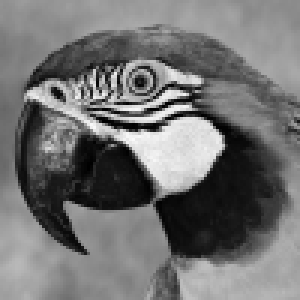
#> input picture lab5/parrot.bmp, 100 x 100 px (shown 3 times larger); the run also reads 2 pictures not shown here
$ jupyter execute 05_resolution.ipynb
#> lines starting #> are read from the running program, lines starting #| are printed output that depends on the picture; after the words box and inside, x2 and y2 are one past the last pixel; in counts of white or black regions, pixels touching at a corner belong together
# Rozdzielczość obrazu. Interpolacja.

## Cel zajęć:

* zapoznanie z pojęciem rozdzielczości przestrzennej (rozmiaru obrazu),
* metody interpolacji najbliższego sąsiada oraz dwuliniowa,
* zapoznanie z pojęciem rozdzielczości dpi (ang. dots per inch),
* zapoznanie z pojęciem rozdzielczości  poziomów jasności (dla obrazów w skali szarości),
* zadanie domowe: interpolacja dwusześcienna.

## Rodzielczość przestrzenna

Dyskretna reprezentacja obrazu to zwykle macierz dwu (N x M - obraz w skali szarości) lub trójwymiarowa (N x M x 3 - obraz kolorowy).
Przez rozdzielczość przestrzenną rozumie się liczbę pikseli z których składa się obraz.
Przykładowo rozdzielczość VGA to  640 x 480, Full HD to 1920 x 1080, a 4K to 3840 x 2160.
Rozdzielczość obrazu można modyfikować (zwiększać/zmniejszać), co nazywa się skalowaniem obrazu.
Warto wiedzieć, że zwiększenie rozdzielczości obrazu nie zwiększa ilości informacji, a jedynie liczbę pikseli (w sensie "lepiej nie będzie").
Ponadto skalowanie zawsze wprowadza pewne zniekształcenia, nawet przy zmniejszaniu rozmiaru.

W ramach niniejszego ćwiczenia zapoznamy się z metodami interpolacji, które są podstawą takich operacji jak: przybliżanie (zoom), zmiana rozdzielczości, rotacja obrazu, czy też korekcje geometryczne.
Jako przykład posłuży nam zmiana rozdzielczości, czyli inaczej mówiąc przepróbkowanie obrazu.
Dla przypomnienia - interpolacja to wykorzystanie znanych danych (wartości dla tzw. punktów węzłowych) do określania wartości w nieznanych lokalizacjach.

Zacznijmy od prostego przykładu.
Mamy obraz o rozdzielczości 500 x 500 pikseli, a chcemy go powiększyć do 750 x 750 pikseli -- tj. o~współczynnik 1,5.
Wyobraźmy sobie zatem, że dysponujemy siatką 750 x 750 o takim samym "rozmiarze" pojedynczego piksela jak obraz oryginalny.
Następnie siatkę tą ,,ścieśniamy'', tak aby miała rozmiar 500 x 500.
W rezultacie otrzymana siatka będzie miała mniejszy rozmiar pojedynczego piksela niż obraz oryginalny.
Schematycznie przedstawiono to na poniższym rysunku.

Pokazuje on przykład interpolacji: a) obraz 5x5, b) oraz 7x7, c) obraz 7x7 zmiejszony do 5x5.

Chcemy teraz poszczególnym elementom nowej siatki przyporządkować piksele z obrazu wejściowego.
Jedną z możliwości jest poszukanie "najbliższego" piksela w oryginalnym obrazie i wzięcie jego wartości.
Przykład takiego postępowania zaprezentowano na  poniższym rysunku.

Kilka słów wyjasnienia.
Kolorem ciemnoszarym oznaczono siatkę 5x5, a czarnym 7x7 (już po przeskalowaniu).
Nasze zadanie sprowadza się do znalezienia dla każdej kropki czarnej (umowny środek piksela), najbliżej leżącej kropki szarej - oznaczono to dla pierwszych trzech wierzszy obrazu liniami.

Po zrealizowaniu powyższego kroku dla całego obrazu wykonujemy "rozciągniecie" do rozdzielczości 750 x 750.
W ten sposób uzyskujemy finalny efekt zmiany rozdzielczości.

## Interpolacja metodą najbliższego sąsiada

Takie postępowanie określa się mianem **interpolacji metodą najbliższego sąsiada** (ang. *nearest neighbour interpolation*).
W ramach pierwszego etapu ćwiczenia zaimplementujemy to podejście.

1. Ładujemy potrzebne biblioteki, pobieramy obrazy z repozytorium, wczytujemy jeden z obrazów testowych (*parrot.bmp*) i wyświetlamy go:

[cell 1]
import cv2
import os
from matplotlib import pyplot as plt
import numpy as np

# Load required files
if not os.path.exists("parrot.bmp") :
    !wget https://raw.githubusercontent.com/vision-agh/poc_sw/master/05_Resolution/parrot.bmp --no-check-certificate
if not os.path.exists("clock.bmp") :
    !wget https://raw.githubusercontent.com/vision-agh/poc_sw/master/05_Resolution/clock.bmp --no-check-certificate
if not os.path.exists("chessboard.bmp") :
    !wget https://raw.githubusercontent.com/vision-agh/poc_sw/master/05_Resolution/chessboard.bmp --no-check-certificate
if not os.path.exists("lena.bmp") :
    !wget https://raw.githubusercontent.com/vision-agh/poc_sw/master/05_Resolution/lena.bmp --no-check-certificate
if not os.path.exists("firetruck.jpg") :
    !wget https://raw.githubusercontent.com/vision-agh/poc_sw/master/05_Resolution/firetruck.jpg --no-check-certificate


I = cv2.imread('parrot.bmp')           # Read image
#> I is the input picture: shape (100, 100, 3); min 0, max 250, mean 114.2
I = cv2.cvtColor(I, cv2.COLOR_BGR2GRAY) # Convert to RGB
#> I: shape (100, 100)

# Display
plt.figure(figsize=(I.shape[0]/100,I.shape[1]/100), dpi=200)
plt.imshow(I, cmap ="gray")
plt.xticks([]), plt.yticks([])  # Hides the graph ticks and x / y axis
plt.show()

2. Definiujemy funkcję do interpolacji metodą najbliższego sąsiada.

Jako argumenty wejściowe powinna ona przyjąć obraz oraz współczynniki skalowania w pionie i poziomie.
Wyjściem powinien być natomiast obraz w nowej rozdzielczości.
Wewnątrz należy:

* odczytać wymiary obrazka wejściowego,
* wyliczyć wymiary obrazka wyjściowego (tj. wymnożyć wymiary wejściowe przez skalę i zaokrąglić do liczb całkowitych),
* utworzyć nowy obraz o ww. rozmiarze,
* w pętli po nowym obrazie, dla każdego piksela, wykorzystując współczynniki skalowania, odnaleźć najbliższego sąsiada.

[cell 2]
# TODO: Do samodzielnej implemetantacji
def interpolate(img, scale_x, scale_y):
    width, height = img.shape

    new_width = int(scale_x * width)
    new_height = int(scale_y * height)

    scaled_img = np.zeros((new_width, new_height), dtype=np.uint8)

    for y in range(new_height):
        for x in range(new_width):
            src_x = int(x / scale_x)
            src_y = int(y / scale_y)
            src_x = min(src_x, width - 1)
            src_y = min(src_y, height - 1)
            pixel_value = img[src_x, src_y]
            scaled_img[x, y]= pixel_value
    return scaled_img

3. Testujemy stworzoną funkcję:
    * dla skali 1.5, 1.5 i obrazka *parrot*,
    * dla 2.5, 2.5 - tu okaże się, że do kodu trzeba dopisać zabezpieczenie przed wyjściem poza zakres,
    * dla niejednakowych skal np. 1.5 i 2.5,
    * dla skal mniejszych od 1,
    * dla niesymetrycznego obrazka *clock*,
    * dla obrazka z szachownicą *chessboard*.

Uwaga: proszę dla powyższych przypadków przygotować osobne sekcje kodu - tak, aby wyświetlały się wszystkie rozważane przypadki.

Wykonana metoda jest bardzo prosta i szybka, ale wprowadza pewne niepożądane artefakty, w szczególnie źle odwzorowane są linie proste.
Z drugiej strony sprawdza się w pewnych nietypowych przypadkach.
Zostanie to zademonstrowane w dalszej części ćwiczenia.

[cell 3]
# TODO: Do samodzielnej implemetantacji
parrot = cv2.imread('parrot.bmp')
parrot = cv2.cvtColor(parrot, cv2.COLOR_BGR2GRAY)
clock = cv2.imread('clock.bmp')
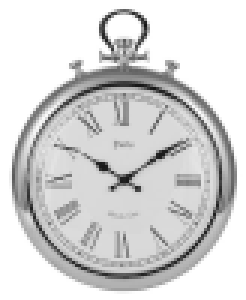
#> input picture lab5/clock.bmp, 82 x 100 px (shown 3 times larger)
#> clock is the input picture: shape (100, 82, 3); min 21, max 255, mean 212.7
clock = cv2.cvtColor(clock, cv2.COLOR_BGR2GRAY)
#> clock: shape (100, 82)
chessboard = cv2.imread('chessboard.bmp')
chessboard = cv2.cvtColor(chessboard, cv2.COLOR_BGR2GRAY)

I = interpolate(parrot, 1.5, 1.5)

plt.figure(figsize=(I.shape[0]/100,I.shape[1]/100), dpi=200)
plt.imshow(I, cmap ="gray")
plt.xticks([]), plt.yticks([])
plt.show()

[cell 4]
I = interpolate(parrot, 2.5, 2.5)

plt.figure(figsize=(I.shape[0]/100,I.shape[1]/100), dpi=200)
plt.imshow(I, cmap ="gray")
plt.xticks([]), plt.yticks([])
plt.show()

[cell 5]
I = interpolate(parrot, 1.5, 2.5)
#> call 3 of interpolate, with scale_x = 1.5, scale_y = 2.5
#> after the loop in interpolate (call 3), `for y in range(new_height):`:
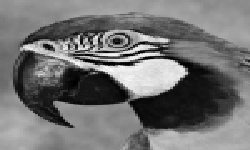
#> scaled_img: shape (150, 250); min 0, max 250, mean 114.2

plt.figure(figsize=(I.shape[0]/100,I.shape[1]/100), dpi=200)
plt.imshow(I, cmap ="gray")
plt.xticks([]), plt.yticks([])
plt.show()

[cell 6]
I = interpolate(parrot, .8, .5)

plt.figure(figsize=(I.shape[0]/100,I.shape[1]/100), dpi=200)
plt.imshow(I, cmap ="gray")
plt.xticks([]), plt.yticks([])
plt.show()

[cell 7]
I = interpolate(clock, 1.5, 1.5)
#> after the loop in interpolate (call 5), `for y in range(new_height):`:
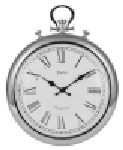
#> scaled_img: shape (150, 123); min 21, max 255, mean 212.8

plt.figure(figsize=(I.shape[0]/100,I.shape[1]/100), dpi=200)
plt.imshow(I, cmap ="gray")
plt.xticks([]), plt.yticks([])
plt.show()

[cell 8]
I = interpolate(chessboard, 15, 15)
#> after the loop in interpolate (call 6), `for y in range(new_height):`:
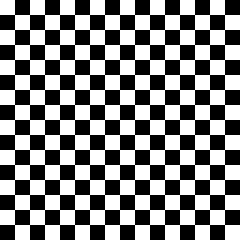
#> scaled_img: shape (240, 240); 50% white; 1 white region, box (x1, y1, x2, y2) and area: (0, 0, 240, 240) 28800

plt.figure(figsize=(I.shape[0]/100,I.shape[1]/100), dpi=200)
plt.imshow(I, cmap ="gray")
plt.xticks([]), plt.yticks([])
plt.show()

## Interpolacja dwuliniowa

W praktyce, lepszym rozwiązaniem zwykle okazuje tzw. **interpolacja dwuliniowa** (ang. *bilinear interpolation*).
Wykorzystuje ona informację o czterech najbliższych sąsiadach do określenia nowej wartości piksela.

Jeśli przez $(i,j)$ oznaczymy współrzędne poszukiwanego piksela, a przez $I(i,j)$ jego jasność (składową w~odcieniach szarości) to jego wartość można obliczyć wykorzystując równanie:
\begin{equation}
I(i,j) = a \cdot i + b \cdot j+ c \cdot i \cdot j + d
\tag{1}
\end{equation}
gdzie: współczynniki $a,b,c,d$ można wyliczyć na podstawie czterech najbliższych sąsiadów.

Prześledźmy to na przykładzie z powyższego rysunku.
Niech współrzędne poszczególnych punktów to $A = (j_1,i_1)$, $B = (j_1,i_2)$, $C= (j_2,i_2)$ oraz $D = (j_2,i_1)$.
W pierwszej kolejności dokonujemy interpolacji wartości w punktach $AB$ i $CD$ -- czyli poziomo.
Wychodząc od równania prostej otrzymujemy:

\begin{equation}
f(AB) \approx \frac{i_2 - i}{i_2-i_1}f(A) + \frac{i - i_1}{i_2-i_1}f(B)
\tag{2}
\end{equation}

\begin{equation}
f(CD) \approx \frac{i_2 - i}{i_2-i_1}f(D) + \frac{i - i_1}{i_2-i_1}f(C)
\tag{3}
\end{equation}

Następnie wykonujemy analogiczną interpolację w pionie:
\begin{equation}
f(ABCD) \approx \frac{j_2 - j}{j_2-j_1}f(AB) + \frac{j - j_1}{j_2-j_1}f(CD)
\tag{4}
\end{equation}

Łącząc powyższe równania otrzymujemy:
\begin{equation}
f(ABCD) \approx \frac{1}{(i_2 - i_1)(j_2-j_1)} ( f(A)(i_2-i)(j_2 - y) + f(B)(i-i_1)(j_2 - j) \\ + f(C)(i-i_1)(j-j_1) + f(D)(i_2-i)(j-j_1))
\tag{5}
\end{equation}
gdzie zapis $f(X)$ oznacza wartość piksela w punkcie $X$.

Rozważania można uprościć przyjmując, że narożniki rozpatrywanego kwadratu mają następujące współrzędne: $A = (0,0)$, $B = (0,1)$, $C= (1,1)$ oraz $D = (1,0)$.
Wtedy powyższe równanie można zapisać:
\begin{equation}
f(ABCD) \approx f(A)(1-i)(1-j) + f(B)i(1-j) + f(C)ij + f(D)(1-i)j
\tag{6}
\end{equation}

lub macierzowo:
\begin{equation}
f(ABCD) \approx \begin{bmatrix}1 - i & i \end{bmatrix} \begin{bmatrix} f(A) & f(D) \\\\ f(B) & f(C)  \end{bmatrix}   \begin{bmatrix} 1-j \\\\ j  \end{bmatrix}
\tag{7}
\end{equation}

Uwaga.
Nieco wbrew nazwie interpolacja dwuliniowa nie jest operacją liniową.
W złożeniu dwóch operacji liniowych pojawia się człon $xy$.

Warto dodać, że kolejny ``poziom wtajemniczenia'' to **interpolacja dwusześcienna** (ang. *bicubic interpolation*).
Dana jest ona wzorem:
\begin{equation}
I(i,j) = \sum_{i=0}^{3} \sum_{j=0}^{3} a_{ij} x^i y^j
\tag{8}
\end{equation}
Jej implementacja stanowi zadanie domowe do bieżącego ćwiczenia.

Trzy powyżej przedstawione metody bynajmniej nie wyczerpują tematu.
Wystarczy choćby otworzyć stronę [wiki o skalowaniu](https://en.wikipedia.org/wiki/Image_scaling), by zobaczyć, że metod jest dużo więcej.

Wykorzystując powyższe równania zaimplementuj interpolację dwuliniową:
* dobrym punktem wyjścia będzie stworzona funkcja do interpolacji metodą najbliższego sąsiada,
* początek powinien być identyczny,
* różnice rozpoczynają się w momencie obliczenia współrzędnych nowego piksela,
* jeśli chcemy zastosować opisane powyżej wzory (w wariancie uproszczonym), to musimy wyliczyć współrzędne punktów $A,B,C,D$,
* w pierwszym kroku obliczamy współrzędne $A$ tj. $(0,0)$ - należy do tego wykorzystać funkcję *floor* (np. $i_1 = floor(i / h_{scale})$).
  Proszę ten krok odnieść do przedstawionego rysunku poglądowego,
* obliczenie współrzędnych $B,C,D$ jest już proste i sprowadza się do operacji `+1`,
* potrzebujemy jeszcze część ułamkową współrzędnych punktu $ABCD$ tj. $(i,j)$ - od ilorazu $i/h_{scale}$ należy odjąć wartość $i_1$
* wykorzystując wyznaczone współrzędne, należy pobrać wartości jasności w punktach $A,B,C,D$, tj. $f(A),f(B),f(C),f(D)$, podstawić do odpowiedniego równania i wykonać interpolację.

  Uwagi:
* Tworzenie macierzy *np.array*, mnożenie macierzy *np.dot*. Przy tworzeniu macierzy proszę zwrócić uwagę na niezbędne nawiasy kwadratowe.
* Przy próbie uruchomienia kodu pewnie okaże się, że wystąpi przekroczenie zakresu - należy dodać stosowne zabezpieczenie.

Proszę dla interpolacji dwuliniowej wykonać takie same eksperymenty, jak dla  najbliższego sąsiada.

[cell 9]
# TODO: Do samodzielnej implemetantacji
def bilinear_interpolation(img, scale_x, scale_y):
#> called with scale_x = 1.5, scale_y = 1.5
    width, height = img.shape
    new_width = int(scale_x * width)
    new_height = int(scale_y * height)
    new_image = np.zeros((new_width, new_height), 'uint8')

    for y in range(new_height):
        for x in range(new_width):
            src_x = x / scale_x
            src_y = y / scale_y

            x1 = int(src_x)
            y1 = int(src_y)
            x1 = min(x1, width - 1)
            y1 = min(y1, height - 1)

            x2 = min(x1 + 1, width - 1)
            y2 = min(y1 + 1, height - 1)

            dx = src_x - x1
            dy = src_y - y1

            pixel_A = img[x1, y1]
            pixel_B = img[x2, y1]
            pixel_C = img[x1, y2]
            pixel_D = img[x2, y2]

            interpolated_pixel = (
                pixel_A * (1 - dx) * (1 - dy) +
                pixel_B * dx * (1 - dy) +
                pixel_C * (1 - dx) * dy +
                pixel_D * dx * dy
            )

            new_image[x, y] = interpolated_pixel

    return new_image

[cell 10]
#TODO Do samodzielnej implementacji

scaled_img = bilinear_interpolation(parrot, 1.5, 1.5)

plt.figure(figsize=(scaled_img.shape[0]/100, scaled_img.shape[1]/100), dpi=200)
plt.imshow(scaled_img, cmap ="gray")
plt.xticks([]), plt.yticks([])
plt.show()

[cell 11]
scaled_img = bilinear_interpolation(parrot, 2.5, 2.5)

plt.figure(figsize=(scaled_img.shape[0]/100, scaled_img.shape[1]/100), dpi=200)
plt.imshow(scaled_img, cmap ="gray")
plt.xticks([]), plt.yticks([])
plt.show()

[cell 12]
scaled_img = bilinear_interpolation(parrot, 1.5, 2.5)

plt.figure(figsize=(scaled_img.shape[0]/100, scaled_img.shape[1]/100), dpi=200)
plt.imshow(scaled_img, cmap ="gray")
plt.xticks([]), plt.yticks([])
plt.show()

[cell 13]
scaled_img = bilinear_interpolation(parrot, .8, .5)
#> call 4 of bilinear_interpolation, with scale_x = 0.8, scale_y = 0.5
#> after the loop in bilinear_interpolation (call 4), `for y in range(new_height):`:
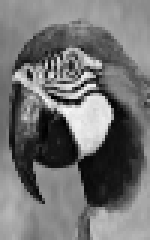
#> new_image: shape (80, 50) (shown 3 times larger); min 0, max 247, mean 114

plt.figure(figsize=(scaled_img.shape[0]/100, scaled_img.shape[1]/100), dpi=200)
plt.imshow(scaled_img, cmap ="gray")
plt.xticks([]), plt.yticks([])
plt.show()

[cell 14]
scaled_img = bilinear_interpolation(clock, 1.5, 1.5)
#> after the loop in bilinear_interpolation (call 5), `for y in range(new_height):`:
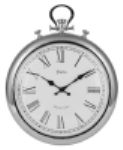
#> new_image: shape (150, 123); min 21, max 255, mean 212.5

plt.figure(figsize=(scaled_img.shape[0]/100, scaled_img.shape[1]/100), dpi=200)
plt.imshow(scaled_img, cmap ="gray")
plt.xticks([]), plt.yticks([])
plt.show()

[cell 15]
scaled_img = bilinear_interpolation(chessboard, 15, 15)
#> after the loop in bilinear_interpolation (call 6), `for y in range(new_height):`:
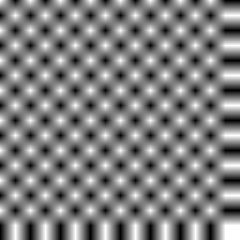
#> new_image: shape (240, 240); min 0, max 255, mean 127.5

plt.figure(figsize=(scaled_img.shape[0]/100, scaled_img.shape[1]/100), dpi=200)
plt.imshow(scaled_img, cmap ="gray")
plt.xticks([]), plt.yticks([])
plt.show()

## Interpolacja w OpenCV

W OpenCV dostępna jest funkcja `resize`, która służy do zmiany rozmiaru obrazka.
Składnia jest następująca `dst = cv2.resize(	src, dsize[, dst[, fx[, fy[, interpolation]]]] )`, gdzie `det` to obraz wynikowy, `src` obraz źródłowy, `dsize` rozmiar docelowy (ew. można podać współczynniki skalowania dla poszczególnych osi: `fx,fy`), `interpolation` metoda interpolacji.
Metod podstawowych dostępnych jest 5:
- najbliższego sąsiada - ` cv2.INTER_NEAREST`,
- dwuliniowa - ` cv2.INTER_LINEAR`,
- dwukubiczna - ` cv2.INTER_CUBIC`,
- *area* - ` cv2.INTER_AREA`,
- *lanczos4* - ` cv2.INTER_LANCZOS4`.

Przeprowadzimy następujący eksperyment: obraz (o większej niż dotąd rozdzielczości) przeskalujemy każdą z metod -- zwiększymy i zmniejszymy jego rozdzielczość. Dodamy też pomiar czasu realizacji obliczeń.

Obraz: TODO

Proszę stworzyć funkcję, która jako argumenty przyjmuje obraz oraz dwa współczynniki skalujące, a wewnątrz przeprowadzone zostaną interpolacje, pomiar czasu oraz wizualizacja (można wypisać czas w tytule rysunku).

Pomiar czasu:
```{python}
from timeit import default_timer as timer
start = timer()
# ...
end = timer()
print(end - start)
```

Wykonaj eksperyment dla kilku różnych skal, przeanalizuj czasy obliczeń.

[cell 16]
from timeit import default_timer as timer
#TODO Do samodzielnej implementacji

def compare(img, x, y):
#> called with x = 2.5, y = 2.5
    start = timer()
    dst = cv2.resize(img, (0,0), fx = x, fy = y, interpolation=cv2.INTER_NEAREST)
    end = timer()
    res = np.round(end - start, 5)

    start2 = timer()
    dst2 = cv2.resize(img, (0,0), fx = x, fy = y, interpolation=cv2.INTER_LINEAR)
    end2 = timer()
    res2 = np.round(end2 - start2, 5)

    start3 = timer()
    dst3 = cv2.resize(img, (0,0), fx = x, fy = y, interpolation=cv2.INTER_CUBIC)
    end3 = timer()
    res3 = np.round(end3 - start3, 5)

    start4 = timer()
    dst4 = cv2.resize(img, (0,0), fx = x, fy = y, interpolation=cv2.INTER_AREA)
    end4 = timer()
    res4 = np.round(end4- start4, 5)

    start5 = timer()
    dst5 = cv2.resize(img, (0,0), fx = x, fy = y, interpolation=cv2.INTER_LANCZOS4)
    end5 = timer()
    res5 = np.round(end5 - start5, 5)

    fig, ax = plt.subplots(1,5)
    ax[0].imshow(dst, 'gray')
    ax[0].axis('off')
    ax[0].set_title(f'INTER_NEAREST t={res}')
    ax[1].imshow(dst2, 'gray')
    ax[1].axis('off')
    ax[1].set_title(f'INTER_LINEAR t={res2}')
    ax[2].imshow(dst3, 'gray')
    ax[2].axis('off')
    ax[2].set_title(f'INTER_CUBIC t={res3}')
    ax[3].imshow(dst4, 'gray')
    ax[3].axis('off')
    ax[3].set_title(f'INTER_AREA t={res4}')
    ax[4].imshow(dst5, 'gray')
    ax[4].axis('off')
    ax[4].set_title(f'INTER_LANCZOS4 t={res5}')
    plt.rcParams["figure.figsize"] = (30, 20)
    plt.show()

[cell 17]
compare(parrot, 2.5, 2.5)

[cell 18]
compare(parrot, 3.5, 1.5)
#> call 2 of compare, with x = 3.5, y = 1.5
#> in compare (call 2), `dst2 = cv2.resize(img, (0,0), fx = x, fy = y, interpolation=cv2.INTER_..`:
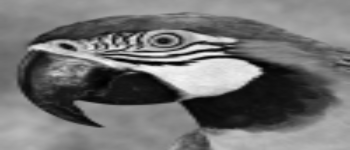
#> dst2: shape (150, 350); min 0, max 248, mean 114.1
#> in compare (call 2), `dst4 = cv2.resize(img, (0,0), fx = x, fy = y, interpolation=cv2.INTER_..`:
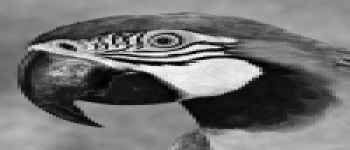
#> dst4: shape (150, 350); min 0, max 250, mean 114.3

[cell 19]
compare(parrot, 4.5, 3.5)
#> call 3 of compare, with x = 4.5, y = 3.5
#> in compare (call 3), `dst = cv2.resize(img, (0,0), fx = x, fy = y, interpolation=cv2.INTER_N..`:
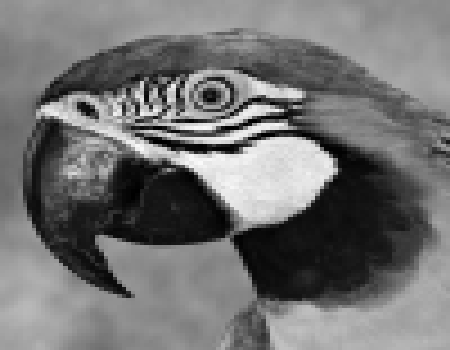
#> dst: shape (350, 450); min 0, max 250, mean 114.2
#> (the rest of the program and of its run is left out)
